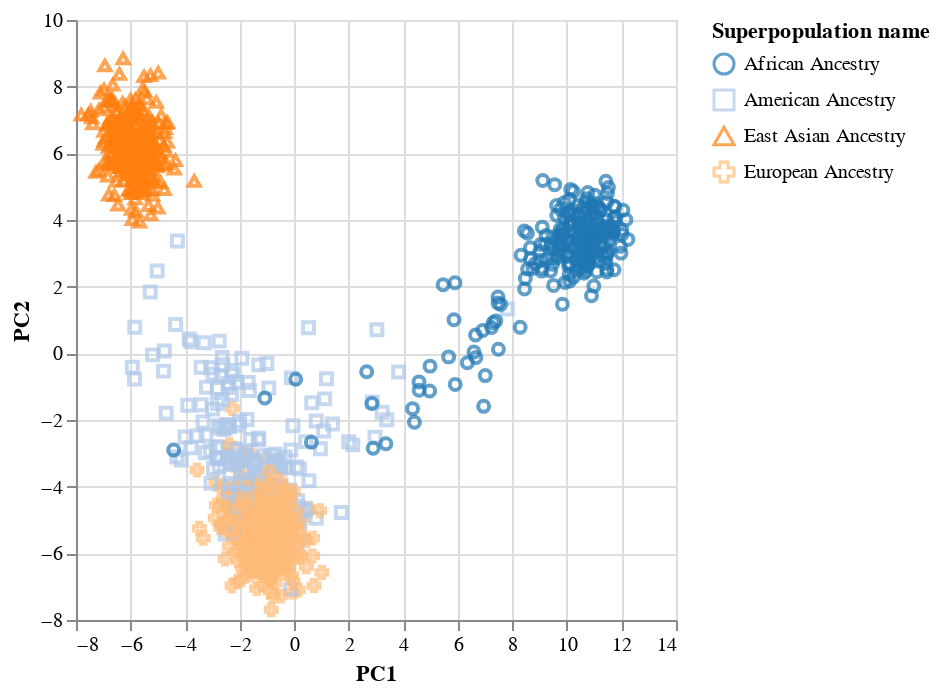

The notebook cell this image was saved under:
### Code cell
alt.Chart(df_plot_with_pop).mark_point().encode(
    x='PC1',
    y='PC2',
    color=alt.Color('Superpopulation name', scale=alt.Scale(scheme='category20')),
    shape='Superpopulation name',
    # fill='Population code',
)

### Figure 1 — Vega-Lite specification as saved in the notebook (floating-point values rounded to 4 significant figures; data arrays with more than 128 entries replaced by an {"elided": "..."} marker saying what was removed)
{"config": {"view": {"continuousWidth": 300, "continuousHeight": 300}}, "data": {"name": "data-eb65eea12d4cd11fd65d91e6485bf7d4"}, "mark": {"type": "point"}, "encoding": {"color": {"field": "Superpopulation name", "scale": {"scheme": "category20"}, "type": "nominal"}, "shape": {"field": "Superpopulation name", "type": "nominal"}, "x": {"field": "PC1", "type": "quantitative"}, "y": {"field": "PC2", "type": "quantitative"}}, "$schema": "https://vega.github.io/schema/vega-lite/v6.1.0.json", "datasets": {"data-eb65eea12d4cd11fd65d91e6485bf7d4": {"elided": "1092 records"}}}
